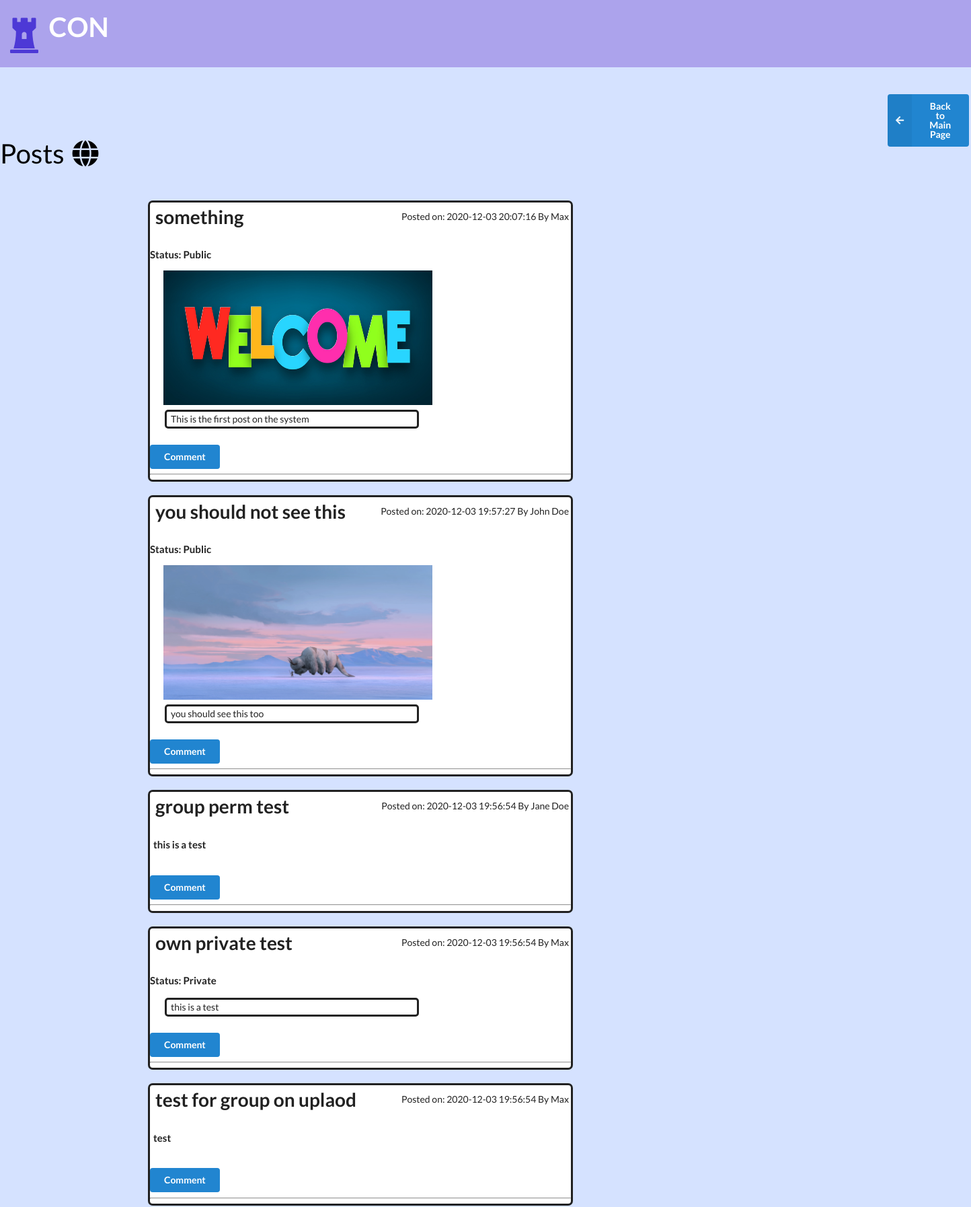
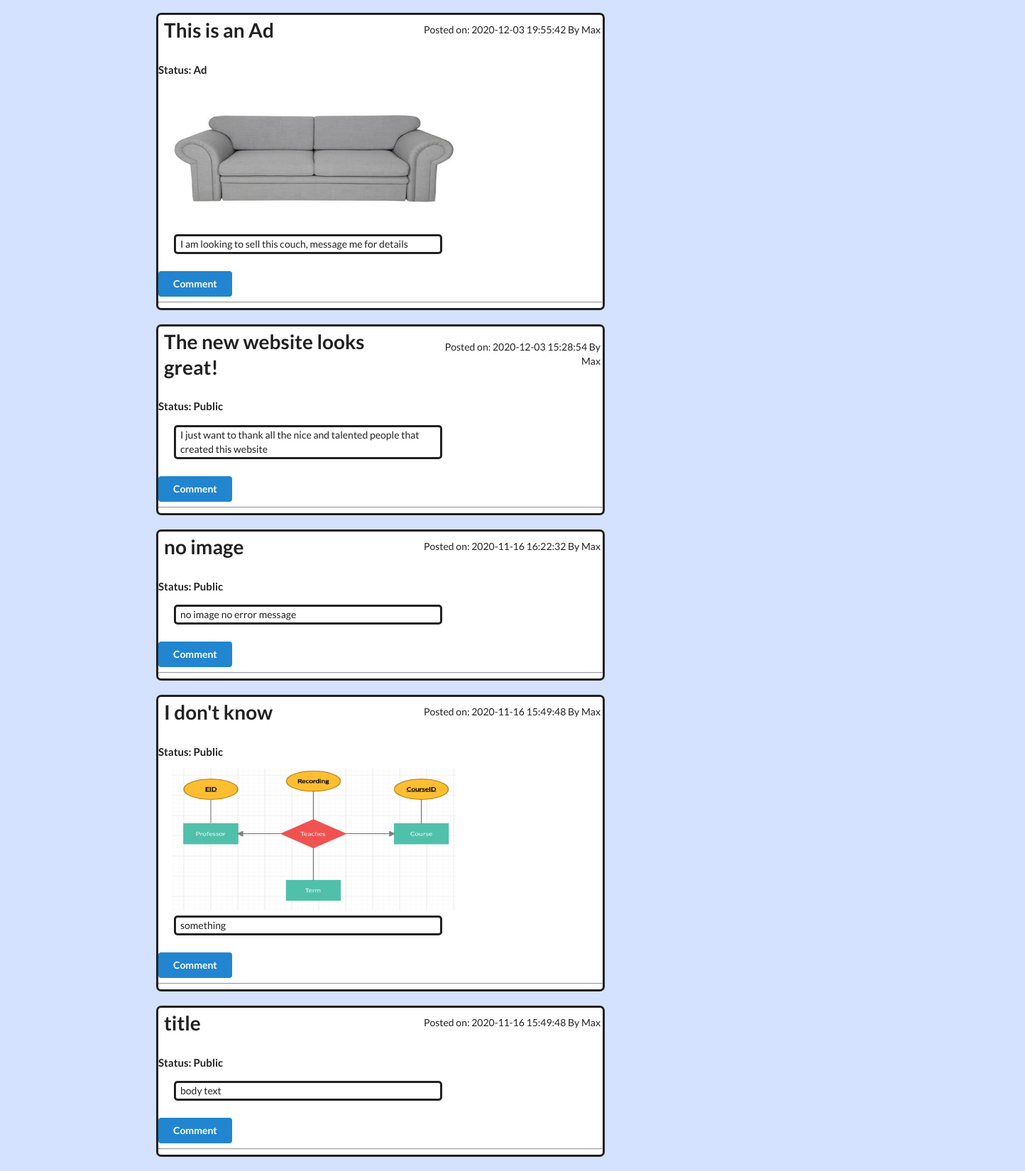
/lib/view_post.php (signed in), run on the app's committed database (2 pictures, top to bottom).
### tables this page shows
CREATE TABLE `post` (
  `postID` int(11) NOT NULL AUTO_INCREMENT,
  `userID` int(11) DEFAULT NULL,
  `groupID` int(11) DEFAULT NULL,
  `img` varchar(100) DEFAULT NULL,
  `title` varchar(100) DEFAULT NULL,
  `body` text DEFAULT NULL,
  `timestamp` timestamp NOT NULL DEFAULT current_timestamp() ON UPDATE current_timestamp(),
  `perm` varchar(10) DEFAULT NULL,
  PRIMARY KEY (`postID`)
);

CREATE TABLE `Users` (
  `userID` int(11) NOT NULL AUTO_INCREMENT,
  `name` varchar(100) DEFAULT NULL,
  `password` varchar(100) DEFAULT NULL,
  `email` varchar(100) DEFAULT NULL,
  `primary_address` varchar(100) DEFAULT NULL,
  `administrator` tinyint(1) DEFAULT NULL,
  `status` varchar(100) DEFAULT NULL,
  `condoAssociationID` int(11) DEFAULT NULL,
  `condoClassification` varchar(100) DEFAULT NULL,
  PRIMARY KEY (`userID`),
  KEY `condoAssociationID` (`condoAssociationID`),
  CONSTRAINT `Users_ibfk_1` FOREIGN KEY (`condoAssociationID`) REFERENCES `condoAssociations` (`condoAssociationID`) ON DELETE CASCADE
);

### lib/view_post.php (the view, shortened to what this page needs)
<?php
require("config.php");
?>
<!DOCTYPE html>
<html lang="en">
<head>
    <link rel="stylesheet" href="https://cdnjs.cloudflare.com/ajax/libs/semantic-ui/2.4.1/semantic.min.css">
</head>
<body style="background-color: #d5e2ff;">
<div style = "background-color:#aca3ec; height:100px; color:#4D39D6; padding:3px;"><b><br><i class="huge chess rook icon"></i></b><b align="middle" style="margin-bottom:10px; color:white; font-size:40px;">CON</b></div>
<br>
<br>
<button style="margin-left:1320px" class="ui blue left labeled icon button" type="submit" name="back" onclick="window.location.href='welcome.php';">
    <i class="left arrow icon"></i>
    Back to Main Page
</button>
<a style="margin:30px; font-size: 40px; color:black;" class="item">
    Posts <i class="globe icon"></i>
</a>
<br><br><br>
<div style=' margin-left: 180px;'>
    <?php
    if(isset($_POST['post_group'])){
        $sql = "SELECT * FROM post WHERE groupID=" .$_POST['post_group'] . " ORDER BY timestamp DESC;";
        $result = mysqli_query($db, $sql);
    }
    else {
        $sql = "SELECT * FROM post WHERE ((perm='public') or (perm='Ad') or(perm='private' and userID=" . $_SESSION['ID'] . ") or" .
            "(perm='group' and groupID in(select gID from group_membership where uID=" . $_SESSION['ID'] . "))) ORDER BY timestamp DESC;";
        $result = mysqli_query($db, $sql);
    }
    while($temp = mysqli_fetch_array($result)){
        echo "<div  style='background-color: white; margin-left:40px; border: solid; border-radius: 7px; width:50%;'>";
            $sql = "SELECT name FROM Users x WHERE x.userID =" . $temp['userID'];
            $x = mysqli_query($db,$sql);
            $poster = mysqli_fetch_array($x);
            $sql = "SELECT name FROM `groups` g, post p WHERE (p.postID =". $temp['postID'] . " and p.groupID = g.groupID)";
            $y = mysqli_query($db, $sql);
            $nameOfGroup = mysqli_fetch_array($y);
            echo "<table style='width: 100%'><tr><td><h1 style='margin-left:5px; font-weight: bold'>" . $temp['title']."</h1></td>";
            echo "<td><p align='right'> Posted on: " . $temp['timestamp'] ." By " . $poster['name'] . "</p></td></tr></table>";
            if($temp['perm'] == "public"){
                echo "<h4 style='left-margin:10px;'> Status: Public</h4>";
            }
            elseif ($temp['perm'] == "private"){
                echo "<h4 style='left-margin:10px;'> Status: Private</h4>";
            }
            elseif($temp['perm'] == "Ad"){
                echo "<h4 style='left-margin:10px;'> Status: Ad</h4>";
            }
            else{
                echo "<h4 style='left-margin:10px;> Group post on: " . $nameOfGroup['name'] . "</h4>";
            }
            echo "<table style='width: 61%; margin-left: 20px;'><col style='width: 40%;'><tr><td style='border-radius: 5px; margin-left: 20px; border: solid;'><p style='margin-left: 5px;' align='top-left'>" . $temp['body'] . "</p></td></tr>";
            echo "<tr><img style='margin-left: 20px;' src=". $temp['img'] . " onerror='this.onerror=null; this.remove();' height='200px'; width='400px'> </tr></table><br>";
            echo "<form style='left-margin:300px;' action='../comment_page.php' method='post' id='commentForm'>";
            echo "<input style='left-margin:300px;' class='ui blue button' type='submit' name='comment' value='Comment'/>";
            echo "</form>";
            echo "<hr>";
        echo "</div><br>";
    }
    ?>
</div>
</body>
</html>

### data on the page
post: title "something", timestamp "2020-12-03 20:07:16", userID.name "Max", perm "Status: Public", body "This is the first post on the system", img (picture)
post: title "you should not see this", timestamp "2020-12-03 19:57:27", userID.name "John Doe", perm "Status: Public", body "you should see this too", img (picture)
post: title "group perm test", timestamp "2020-12-03 19:56:54", userID.name "Jane Doe", body "this is a test"
post: title "own private test", timestamp "2020-12-03 19:56:54", userID.name "Max", perm "Status: Private", body "this is a test"
post: title "test for group on uplaod", timestamp "2020-12-03 19:56:54", userID.name "Max", body "test"
post: title "This is an Ad", timestamp "2020-12-03 19:55:42", userID.name "Max", perm "Status: Ad", body "I am looking to sell this couch, message me for details", img (picture)
post: title "The new website looks great!", timestamp "2020-12-03 15:28:54", userID.name "Max", perm "Status: Public", body "I just want to thank all the nice and talented people that created this website"
post: title "no image", timestamp "2020-11-16 16:22:32", userID.name "Max", perm "Status: Public", body "no image no error message"
post: title "I don't know", timestamp "2020-11-16 15:49:48", userID.name "Max", perm "Status: Public", body "something", img (picture)
post: title "title", timestamp "2020-11-16 15:49:48", userID.name "Max", perm "Status: Public", body "body text"
